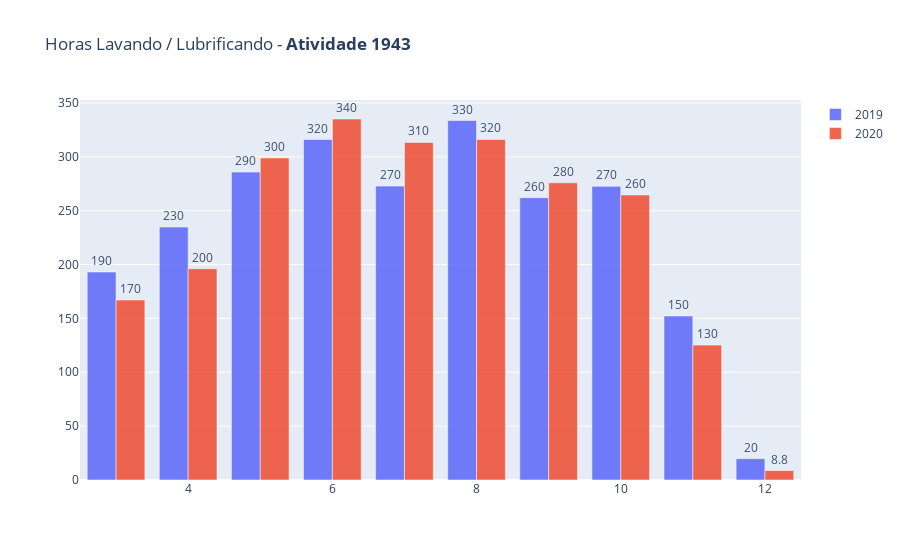

Here is the notebook cell this chart was saved with:
### Code cell
import plotly.graph_objects as go

df_eqpto = dt_year_month.query("CD_ATIVIDADE == 1943")
#df_eqpto = df_eqpto.query("EQUIPTO == 1")
df_eqpto = df_eqpto.query("FG_ATIVIDADE_PRODUTIVA != 1")

df2019 = df_eqpto.query('ANO=="2019"')
df2020 = df_eqpto.query('ANO=="2020"')

fig = go.Figure(data=[   
    go.Bar(name='2019', x=df2019.MES, y=df2019.V_TEMPO_PROD_MED_DIA_ATIVIDADE, text=df2019.V_TEMPO_PROD_MED_DIA_ATIVIDADE, textposition='auto'),
    go.Bar(name='2020', x=df2020.MES, y=df2020.V_TEMPO_PROD_MED_DIA_ATIVIDADE, text=df2020.V_TEMPO_PROD_MED_DIA_ATIVIDADE, textposition='auto')
])

#marker_color='crimson'
fig.update_traces(marker_line_color='rgb(255,255,255)', marker_line_width=0.5, opacity=0.9)
fig.update_traces(texttemplate='%{text:.2s}', textposition='outside')
fig.update_layout(uniformtext_minsize=8, uniformtext_mode='hide', title="Horas Lavando / Lubrificando - <b>Atividade 1943</b>")
fig.show()

### Figure 1 — Plotly figure (JSON) as saved in the notebook; plotly's stock layout.template omitted (floating-point values rounded to 4 significant figures)
{"data": [{"marker": {"line": {"color": "rgb(255,255,255)", "width": 0.5}}, "name": "2019", "opacity": 0.9, "text": [193.0, 234.8, 285.8, 316.0, 272.8, 333.7, 262.1, 272.5, 152.2, 19.82], "textposition": "outside", "texttemplate": "%{text:.2s}", "type": "bar", "x": [3, 4, 5, 6, 7, 8, 9, 10, 11, 12], "y": [193.0, 234.8, 285.8, 316.0, 272.8, 333.7, 262.1, 272.5, 152.2, 19.82]}, {"marker": {"line": {"color": "rgb(255,255,255)", "width": 0.5}}, "name": "2020", "opacity": 0.9, "text": [167.0, 196.1, 298.9, 335.1, 313.4, 316.1, 275.9, 264.6, 125.2, 8.76], "textposition": "outside", "texttemplate": "%{text:.2s}", "type": "bar", "x": [3, 4, 5, 6, 7, 8, 9, 10, 11, 12], "y": [167.0, 196.1, 298.9, 335.1, 313.4, 316.1, 275.9, 264.6, 125.2, 8.76]}], "layout": {"title": {"text": "Horas Lavando / Lubrificando - <b>Atividade 1943</b>"}, "uniformtext": {"minsize": 8, "mode": "hide"}}}
